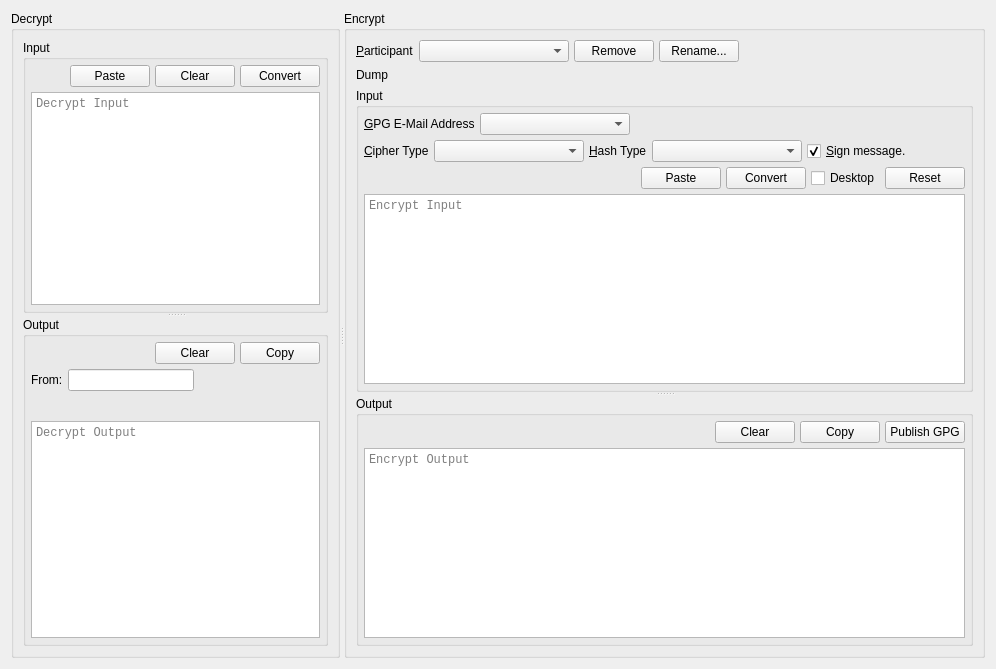
          <widget class="QWidget" name="decrypt_encrypt_page">
           <attribute name="title">
            <string>Decrypt / Encrypt</string>
           </attribute>
           <layout class="QVBoxLayout" name="verticalLayout_10">
            <item>
             <widget class="QSplitter" name="mainHorizontalSplitter">
              <property name="orientation">
               <enum>Qt::Horizontal</enum>
              </property>
              <widget class="QGroupBox" name="groupBox_5">
               <property name="title">
                <string>Decrypt</string>
               </property>
               <layout class="QVBoxLayout" name="verticalLayout_8">
                <item>
                 <widget class="QSplitter" name="decryptSplitter">
                  <property name="orientation">
                   <enum>Qt::Vertical</enum>
                  </property>
                  <widget class="QGroupBox" name="groupBox_3">
                   <property name="title">
                    <string>Input</string>
                   </property>
                   <layout class="QVBoxLayout" name="verticalLayout_4">
                    <property name="spacing">
                     <number>5</number>
                    </property>
                    <property name="leftMargin">
                     <number>5</number>
                    </property>
                    <property name="topMargin">
                     <number>5</number>
                    </property>
                    <property name="rightMargin">
                     <number>5</number>
                    </property>
                    <property name="bottomMargin">
                     <number>5</number>
                    </property>
                    <item>
                     <layout class="QHBoxLayout" name="horizontalLayout_3">
                      <property name="spacing">
                       <number>5</number>
                      </property>
                      <item>
                       <spacer name="horizontalSpacer_3">
                        <property name="orientation">
                         <enum>Qt::Horizontal</enum>
                        </property>
                        <property name="sizeHint" stdset="0">
                         <size>
                          <width>40</width>
                          <height>20</height>
                         </size>
                        </property>
                       </spacer>
                      </item>
                      <item>
                       <widget class="QPushButton" name="decryptPaste">
                        <property name="text">
                         <string>Paste</string>
                        </property>
                       </widget>
                      </item>
                      <item>
                       <widget class="QPushButton" name="decryptReset">
                        <property name="text">
                         <string>Clear</string>
                        </property>
                       </widget>
                      </item>
                      <item>
                       <widget class="QPushButton" name="convertDecrypt">
                        <property name="toolTip">
                         <string>A dialog may be displayed prompting for the password of the key ring.</string>
                        </property>
                        <property name="text">
                         <string>Convert</string>
                        </property>
                       </widget>
                      </item>
                     </layout>
                    </item>
                    <item>
                     <widget class="QTextEdit" name="inputDecrypt">
                      <property name="font">
                       <font>
                        <family>Monospace</family>
                       </font>
                      </property>
                      <property name="tabChangesFocus">
                       <bool>true</bool>
                      </property>
                      <property name="placeholderText">
                       <string>Decrypt Input</string>
                      </property>
                     </widget>
                    </item>
                   </layout>
                  </widget>
                  <widget class="QGroupBox" name="groupBox_4">
                   <property name="title">
                    <string>Output</string>
                   </property>
                   <layout class="QVBoxLayout" name="verticalLayout_7">
                    <property name="spacing">
                     <number>5</number>
                    </property>
                    <property name="leftMargin">
                     <number>5</number>
                    </property>
                    <property name="topMargin">
                     <number>5</number>
                    </property>
                    <property name="rightMargin">
                     <number>5</number>
                    </property>
                    <property name="bottomMargin">
                     <number>5</number>
                    </property>
                    <item>
                     <layout class="QHBoxLayout" name="horizontalLayout_9">
                      <property name="spacing">
                       <number>5</number>
                      </property>
                      <item>
                       <spacer name="horizontalSpacer_10">
                        <property name="orientation">
                         <enum>Qt::Horizontal</enum>
                        </property>
                        <property name="sizeHint" stdset="0">
                         <size>
                          <width>40</width>
                          <height>20</height>
                         </size>
                        </property>
                       </spacer>
                      </item>
                      <item>
                       <widget class="QPushButton" name="decryptClear">
                        <property name="text">
                         <string>Clear</string>
                        </property>
                       </widget>
                      </item>
                      <item>
                       <widget class="QPushButton" name="copyDecrypt">
                        <property name="text">
                         <string>Copy</string>
                        </property>
                       </widget>
                      </item>
                     </layout>
                    </item>
                    <item>
                     <layout class="QHBoxLayout" name="horizontalLayout_10">
                      <item>
                       <widget class="QLabel" name="label_5">
                        <property name="text">
                         <string>From:</string>
                        </property>
                       </widget>
                      </item>
                      <item>
                       <widget class="QLineEdit" name="from">
                        <property name="readOnly">
                         <bool>true</bool>
                        </property>
                       </widget>
                      </item>
                      <item>
                       <spacer name="horizontalSpacer_11">
                        <property name="orientation">
                         <enum>Qt::Horizontal</enum>
                        </property>
                        <property name="sizeHint" stdset="0">
                         <size>
                          <width>40</width>
                          <height>20</height>
                         </size>
                        </property>
                       </spacer>
                      </item>
                     </layout>
                    </item>
                    <item>
                     <layout class="QHBoxLayout" name="horizontalLayout_11">
                      <item>
                       <widget class="QLabel" name="signedMessage"/>
                      </item>
                      <item>
                       <spacer name="horizontalSpacer_12">
                        <property name="orientation">
                         <enum>Qt::Horizontal</enum>
                        </property>
                        <property name="sizeHint" stdset="0">
                         <size>
                          <width>40</width>
                          <height>20</height>
                         </size>
                        </property>
                       </spacer>
                      </item>
                     </layout>
                    </item>
                    <item>
                     <widget class="QTextBrowser" name="outputDecrypt">
                      <property name="font">
                       <font>
                        <family>Monospace</family>
                       </font>
                      </property>
                      <property name="tabChangesFocus">
                       <bool>true</bool>
                      </property>
                      <property name="placeholderText">
                       <string>Decrypt Output</string>
                      </property>
                      <property name="openLinks">
                       <bool>false</bool>
                      </property>
                     </widget>
                    </item>
                   </layout>
                  </widget>
                 </widget>
                </item>
               </layout>
              </widget>
              <widget class="QGroupBox" name="groupBox_6">
               <property name="title">
                <string>Encrypt</string>
               </property>
               <layout class="QVBoxLayout" name="verticalLayout_9">
                <item>
                 <layout class="QHBoxLayout" name="horizontalLayout_5">
                  <property name="spacing">
                   <number>5</number>
                  </property>
                  <item>
                   <widget class="QLabel" name="label">
                    <property name="text">
                     <string>&amp;Participant</string>
                    </property>
                    <property name="buddy">
                     <cstring>contacts</cstring>
                    </property>
                   </widget>
                  </item>
                  <item>
                   <widget class="QComboBox" name="contacts">
                    <property name="sizeAdjustPolicy">
                     <enum>QComboBox::AdjustToContents</enum>
                    </property>
                    <property name="minimumContentsLength">
                     <number>15</number>
                    </property>
                   </widget>
                  </item>
                  <item>
                   <widget class="QPushButton" name="deleteContact">
                    <property name="text">
                     <string>Remove</string>
                    </property>
                   </widget>
                  </item>
                  <item>
                   <widget class="QPushButton" name="rename">
                    <property name="text">
                     <string>Rename...</string>
                    </property>
                   </widget>
                  </item>
                  <item>
                   <spacer name="horizontalSpacer_5">
                    <property name="orientation">
                     <enum>Qt::Horizontal</enum>
                    </property>
                    <property name="sizeHint" stdset="0">
                     <size>
                      <width>40</width>
                      <height>20</height>
                     </size>
                    </property>
                   </spacer>
                  </item>
                 </layout>
                </item>
                <item>
                 <widget class="QLabel" name="dump">
                  <property name="text">
                   <string>Dump</string>
                  </property>
                  <property name="wordWrap">
                   <bool>true</bool>
                  </property>
                  <property name="textInteractionFlags">
                   <set>Qt::LinksAccessibleByMouse|Qt::TextSelectableByKeyboard|Qt::TextSelectableByMouse</set>
                  </property>
                 </widget>
                </item>
                <item>
                 <widget class="QSplitter" name="encryptSplitter">
                  <property name="orientation">
                   <enum>Qt::Vertical</enum>
                  </property>
                  <widget class="QGroupBox" name="groupBox">
                   <property name="title">
                    <string>Input</string>
                   </property>
                   <layout class="QVBoxLayout" name="verticalLayout_2">
                    <property name="spacing">
                     <number>5</number>
                    </property>
                    <property name="leftMargin">
                     <number>5</number>
                    </property>
                    <property name="topMargin">
                     <number>5</number>
                    </property>
                    <property name="rightMargin">
                     <number>5</number>
                    </property>
                    <property name="bottomMargin">
                     <number>5</number>
                    </property>
                    <item>
                     <layout class="QHBoxLayout" name="horizontalLayout_13">
                      <item>
                       <widget class="QLabel" name="label_6">
                        <property name="text">
                         <string>&amp;GPG E-Mail Address</string>
                        </property>
                        <property name="buddy">
                         <cstring>gpg_email_addresses</cstring>
                        </property>
                       </widget>
                      </item>
                      <item>
                       <widget class="QComboBox" name="gpg_email_addresses">
                        <property name="sizeAdjustPolicy">
                         <enum>QComboBox::AdjustToContents</enum>
                        </property>
                        <property name="minimumContentsLength">
                         <number>15</number>
                        </property>
                       </widget>
                      </item>
                      <item>
                       <spacer name="horizontalSpacer_6">
                        <property name="orientation">
                         <enum>Qt::Horizontal</enum>
                        </property>
                        <property name="sizeHint" stdset="0">
                         <size>
                          <width>40</width>
                          <height>20</height>
                         </size>
                        </property>
                       </spacer>
                      </item>
                     </layout>
                    </item>
                    <item>
                     <layout class="QHBoxLayout" name="horizontalLayout_2">
                      <property name="spacing">
                       <number>5</number>
                      </property>
                      <item>
                       <widget class="QLabel" name="label_2">
                        <property name="text">
                         <string>&amp;Cipher Type</string>
                        </property>
                        <property name="buddy">
                         <cstring>cipher</cstring>
                        </property>
                       </widget>
                      </item>
                      <item>
                       <widget class="QComboBox" name="cipher">
                        <property name="sizeAdjustPolicy">
                         <enum>QComboBox::AdjustToContents</enum>
                        </property>
                        <property name="minimumContentsLength">
                         <number>15</number>
                        </property>
                       </widget>
                      </item>
                      <item>
                       <widget class="QLabel" name="label_3">
                        <property name="text">
                         <string>&amp;Hash Type</string>
                        </property>
                        <property name="buddy">
                         <cstring>hash</cstring>
                        </property>
                       </widget>
                      </item>
                      <item>
                       <widget class="QComboBox" name="hash">
                        <property name="sizeAdjustPolicy">
                         <enum>QComboBox::AdjustToContents</enum>
                        </property>
                        <property name="minimumContentsLength">
                         <number>15</number>
                        </property>
                       </widget>
                      </item>
                      <item>
                       <widget class="QCheckBox" name="sign">
                        <property name="toolTip">
                         <string>&lt;html&gt;&lt;head/&gt;&lt;body&gt;&lt;p&gt;A dialog may be displayed prompting for the password of the key ring. Setting is not retained in the INI.&lt;/p&gt;&lt;/body&gt;&lt;/html&gt;</string>
                        </property>
                        <property name="text">
                         <string>&amp;Sign message.</string>
                        </property>
                        <property name="checked">
                         <bool>true</bool>
                        </property>
                       </widget>
                      </item>
                      <item>
                       <spacer name="horizontalSpacer_2">
                        <property name="orientation">
                         <enum>Qt::Horizontal</enum>
                        </property>
                        <property name="sizeHint" stdset="0">
                         <size>
                          <width>40</width>
                          <height>20</height>
                         </size>
                        </property>
                       </spacer>
                      </item>
                     </layout>
                    </item>
                    <item>
                     <layout class="QHBoxLayout" name="horizontalLayout">
                      <item>
                       <spacer name="horizontalSpacer">
                        <property name="orientation">
                         <enum>Qt::Horizontal</enum>
                        </property>
                        <property name="sizeHint" stdset="0">
                         <size>
                          <width>40</width>
                          <height>20</height>
                         </size>
                        </property>
                       </spacer>
                      </item>
                      <item>
                       <widget class="QPushButton" name="encryptPaste">
                        <property name="text">
                         <string>Paste</string>
                        </property>
                       </widget>
                      </item>
                      <item>
                       <widget class="QPushButton" name="convertEncrypt">
                        <property name="text">
                         <string>Convert</string>
                        </property>
                       </widget>
                      </item>
                      <item>
                       <widget class="QCheckBox" name="desktop">
                        <property name="toolTip">
                         <string>Create a Desktop copy of the message.</string>
                        </property>
                        <property name="text">
                         <string>Desktop</string>
                        </property>
                       </widget>
                      </item>
                      <item>
                       <widget class="QPushButton" name="clearInput">
                        <property name="text">
                         <string>Reset</string>
                        </property>
                       </widget>
                      </item>
                     </layout>
                    </item>
                    <item>
                     <widget class="QTextEdit" name="inputEncrypt">
                      <property name="font">
                       <font>
                        <family>Monospace</family>
                       </font>
                      </property>
                      <property name="tabChangesFocus">
                       <bool>true</bool>
                      </property>
                      <property name="placeholderText">
                       <string>Encrypt Input</string>
                      </property>
                     </widget>
                    </item>
                   </layout>
                  </widget>
                  <widget class="QGroupBox" name="groupBox_2">
                   <property name="title">
                    <string>Output</string>
                   </property>
                   <layout class="QVBoxLayout" name="verticalLayout">
                    <property name="spacing">
                     <number>5</number>
                    </property>
                    <property name="leftMargin">
                     <number>5</number>
                    </property>
                    <property name="topMargin">
                     <number>5</number>
                    </property>
                    <property name="rightMargin">
                     <number>5</number>
                    </property>
                    <property name="bottomMargin">
                     <number>5</number>
                    </property>
                    <item>
                     <layout class="QHBoxLayout" name="horizontalLayout_4">
                      <property name="spacing">
                       <number>5</number>
                      </property>
                      <item>
                       <spacer name="horizontalSpacer_4">
                        <property name="orientation">
                         <enum>Qt::Horizontal</enum>
                        </property>
                        <property name="sizeHint" stdset="0">
                         <size>
                          <width>40</width>
                          <height>20</height>
                         </size>
                        </property>
                       </spacer>
                      </item>
                      <item>
                       <widget class="QPushButton" name="clearOutput">
                        <property name="text">
                         <string>Clear</string>
                        </property>
                       </widget>
                      </item>
                      <item>
                       <widget class="QPushButton" name="copyEncrypt">
                        <property name="text">
                         <string>Copy</string>
                        </property>
                       </widget>
                      </item>
                      <item>
                       <widget class="QPushButton" name="publish">
                        <property name="toolTip">
                         <string>&lt;html&gt;&lt;head/&gt;&lt;body&gt;&lt;p&gt;Publish a GPG message in the special GIT repository. An active kernel is not required. GPG only!&lt;/p&gt;&lt;/body&gt;&lt;/html&gt;</string>
                        </property>
                        <property name="text">
                         <string>Publish GPG</string>
                        </property>
                       </widget>
                      </item>
                     </layout>
                    </item>
                    <item>
                     <widget class="QTextBrowser" name="outputEncrypt">
                      <property name="font">
                       <font>
                        <family>Monospace</family>
                       </font>
                      </property>
                      <property name="tabChangesFocus">
                       <bool>true</bool>
                      </property>
                      <property name="placeholderText">
                       <string>Encrypt Output</string>
                      </property>
                      <property name="openLinks">
                       <bool>false</bool>
                      </property>
                     </widget>
                    </item>
                   </layout>
                  </widget>
                 </widget>
                </item>
               </layout>
              </widget>
             </widget>
            </item>
           </layout>
          </widget>
